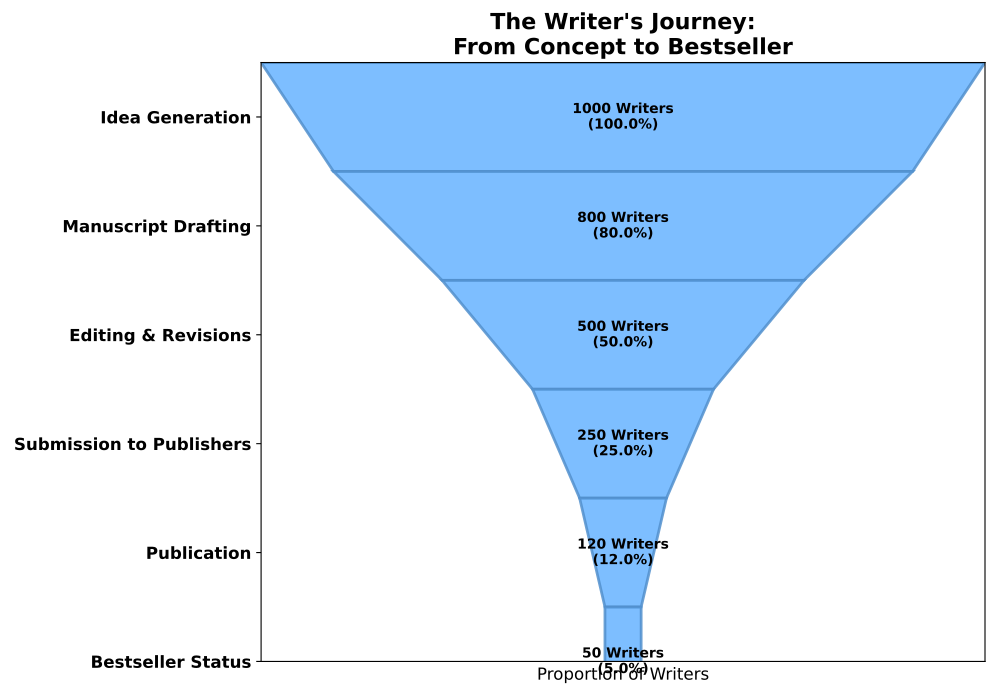

This figure's Python source:
import matplotlib.pyplot as plt
from matplotlib.colors import ColorConverter
from matplotlib.patches import Polygon
import numpy as np

stages = ['Idea Generation', 'Manuscript Drafting', 'Editing & Revisions', 
          'Submission to Publishers', 'Publication', 'Bestseller Status']
writers = [1000, 800, 500, 250, 120, 50]

# Use a single color for the entire funnel
single_color = '#66b3ff'

widths = [w / max(writers) for w in writers]
polygon_points = []
for i, width in enumerate(widths):
    bottom_width = width if i == len(widths) - 1 else widths[i + 1]
    top_left = ((1 - width) / 2, i)
    top_right = ((1 + width) / 2, i)
    bottom_left = ((1 - bottom_width) / 2, i + 1)
    bottom_right = ((1 + bottom_width) / 2, i + 1)
    polygon_points.append([top_left, top_right, bottom_right, bottom_left])

fig, ax = plt.subplots(figsize=(10, 7))
for i, points in enumerate(polygon_points):
    edge_color = tuple(map(lambda x: x * 0.8, ColorConverter.to_rgb(single_color)))
    funnel_polygon = Polygon(points, closed=True, facecolor=single_color, edgecolor=edge_color, linewidth=2, alpha=0.85)
    ax.add_patch(funnel_polygon)
    
    percentage = (writers[i] / writers[0]) * 100
    ax.text(0.5, i + 0.5, f'{writers[i]} Writers\n({percentage:.1f}%)', va='center', ha='center', fontsize=10, color='black', fontweight='bold')

ax.set_yticks([i + 0.5 for i in range(len(stages))])
ax.set_yticklabels(stages, fontsize=12, fontweight='bold', ha='right')
ax.invert_yaxis()

plt.title("The Writer's Journey:\nFrom Concept to Bestseller", fontsize=16, fontweight='bold')
plt.xlabel('Proportion of Writers', fontsize=12)

ax.set_xticks([])
ax.set_xlim(0, 1)

plt.tight_layout()
plt.show()
